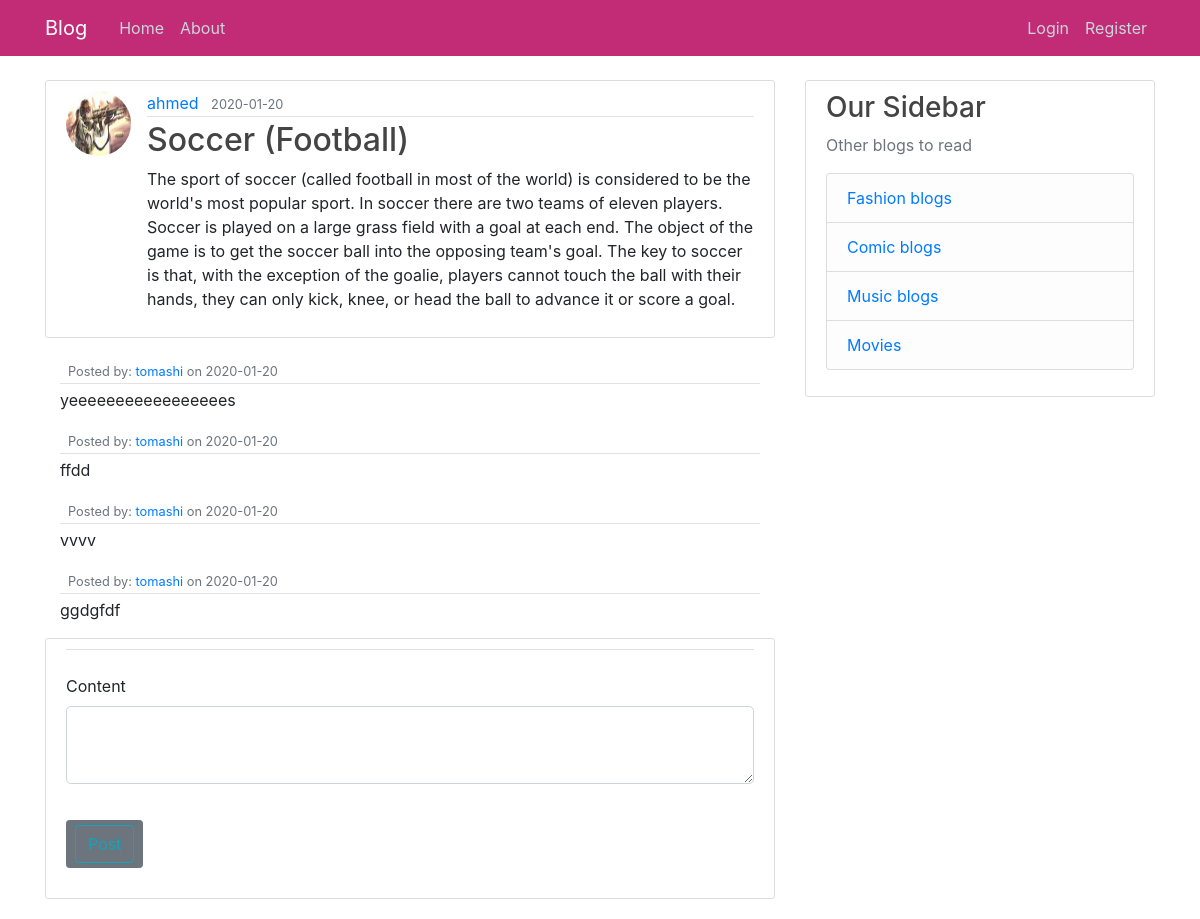
Page /post/7 on the committed database.
### flaskblog/models.py (models this page shows, shortened)
class User(db.Model, UserMixin):
    id = db.Column(db.Integer, primary_key=True)
    username = db.Column(db.String(20), unique=True, nullable=False)
    email = db.Column(db.String(120), unique=True, nullable=False)
    image_file = db.Column(db.String(20), nullable=False, default='default.jpg')
    password = db.Column(db.String(60), nullable=False)
    posts = db.relationship('Post', backref='author', lazy=True)
    comments = db.relationship('Comment', backref='author', lazy=True)

class Post(db.Model):
    id = db.Column(db.Integer, primary_key=True)
    title = db.Column(db.String(100), nullable=False)
    date_posted = db.Column(db.DateTime, nullable=False, default=datetime.utcnow)
    content = db.Column(db.Text, nullable=False)
    user_id = db.Column(db.Integer, db.ForeignKey('user.id'), nullable=False)

class Comment(db.Model):
    id = db.Column(db.Integer, primary_key=True)
    date_posted = db.Column(db.DateTime, nullable=False, default=datetime.utcnow)
    content = db.Column(db.Text, nullable=False)
    user_id = db.Column(db.Integer, db.ForeignKey('user.id'), nullable=False)

### flaskblog/routes.py (the view)
@app.route("/post/<int:post_id>",  methods=['GET', 'POST'])
def post(post_id):
    post = Post.query.get_or_404(post_id)
    comments = Comment.query.all()
    form = CommentForm()
    if form.validate_on_submit():
        comment = Comment(content=form.content.data, author=current_user)
        db.session.add(comment)
        db.session.commit()
        flash('Your comment has been created!', 'success')
        return redirect(url_for('home'))
    return render_template('post.html', post=post, form=form, comments=comments)

### flaskblog/forms.py
class CommentForm(FlaskForm):
    content = TextAreaField('Content', validators=[DataRequired()])
    submit = SubmitField('Post')

### flaskblog/templates/post.html (shortened to what this page needs)
{% extends "layout.html" %} {% block content %}
<article class="media content-section">
  <img
    class="rounded-circle article-img"
    src="{{ url_for('static', filename='dp/' + post.author.image_file) }}"
  />
  <div class="media-body">
    <div class="article-metadata">
      <a
        class="mr-2"
        href="{{ url_for('user_posts', username=post.author.username) }}"
        >{{ post.author.username }}</a
      >
      <small class="text-muted"
        >{{ post.date_posted.strftime('%Y-%m-%d') }}</small
      >
    </div>
    <h2 class="article-title">{{ post.title }}</h2>
    <p class="article-content">{{ post.content }}</p>
  </div>
</article>
<div>
  {% for comment in comments %}
  <div class="container mt-2 mb-3">
    <div class="">
      <div class="media-body">
        <div class="article-metadata">
          <small class="text-muted"
            >Posted by:
            <a href=""
              >{{ comment.author.username }}</a
            >
            on {{ comment.date_posted.strftime('%Y-%m-%d') }}</small
          >
        </div>
        <p class="article-content">{{ comment.content }}</p>
      </div>
    </div>
  </div>
  {% endfor %}
</div>
<div class="content-section">
  <form method="POST" action="">
    <fieldset class="form-group">
      <legend class="border-bottom mb-4">{{ legend }}</legend>
      <div class="form-group">
        {{ form.content.label(class="form-control-label") }} {% if
        form.content.errors %} {{ form.content(class="form-control
        form-control-lg is-invalid") }}
        <div class="invalid-feedback">
          {% for error in form.content.errors %}
          <span>{{ errors }}</span>
          {% endfor %}
        </div>
        {% else %} {{ form.content(class="form-control form-control-lg") }} {%
        endif %}
      </div>
    </fieldset>
    <div class="form-group">
      <a class="btn btn-secondary btn-sm mt-1 mb-1" href="{{ url_for('post', post_id=post.id) }}">{{ form.submit(class="btn btn-outline-info") }}</a
  >
    </div>
  </form>
</div>
{% endblock content %}

### flaskblog/static/main.css (style rules this page uses)
body { padding-top: 5rem; background-image: url("https://bit.ly/2NJxKRQ"); background-repeat: no-repeat; background-size: cover; }
h1, h2, h3, h4, h5, h6 { color: #444444; }
.content-section { background: #ffffff; padding: 10px 20px; border: 1px solid #dddddd; border-radius: 3px; margin-bottom: 20px; }
.article-title { color: #444444; }
.article-content { white-space: pre-line; }
.article-img { height: 65px; width: 65px; margin-right: 16px; }
.article-metadata { padding-bottom: 1px; margin-bottom: 4px; border-bottom: 1px solid #e3e3e3 }

### rows in the picture
User: image_file (picture), author.username "ahmed"
Post: date_posted "2020-01-20", title "Soccer (Football)", content "The sport of soccer (called football in most of the world) is considered to be the world's most popular sport. In soccer there are two teams of eleven players. Soccer is played on a large grass field with a goal at each end. The object of the game is to get the soccer ball into the opposing team's goal. The key to soccer is that, with the exception of the goalie, players cannot touch the ball with their hands, they can only kick, knee, or head the ball to advance it or score a goal."
Comment: author.username "tomashi", date_posted "2020-01-20", content "yeeeeeeeeeeeeeeeees"
Comment: author.username "tomashi", date_posted "2020-01-20", content "ffdd"
Comment: author.username "tomashi", date_posted "2020-01-20", content "vvvv"
Comment: author.username "tomashi", date_posted "2020-01-20", content "ggdgfdf"
